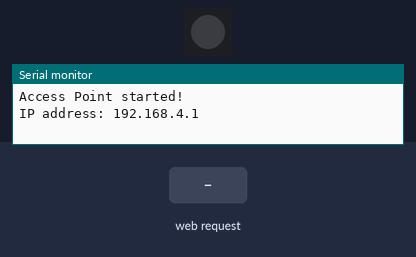
Bench run of a sketch on a simulated ESP32-S3. Parts: 1 RGB LEDs in strip order, left to right, the last lines printed to the serial monitor. The inputs (shaded band) are chosen by the test bench. Dim RGB values are drawn brighter than linear.

Above: at 1.2 s.
1.3 s: HTTP request GET /red received
At 2.2 s:
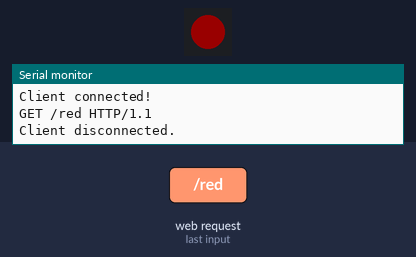
2.8 s: HTTP request GET /green received
At 3.3 s:
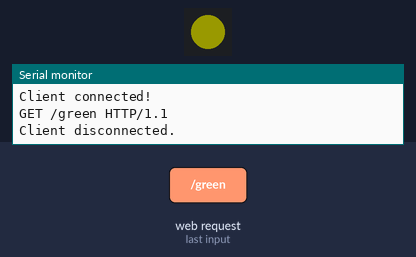
4.3 s: HTTP request GET /off received
At 5.6 s:
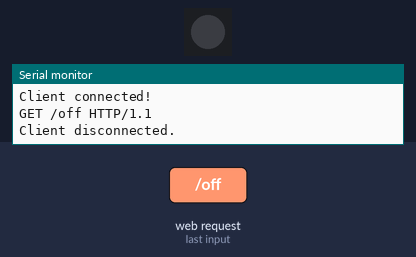
Timing chart, 0 to 7.3 s (numbered marks = the images above; inputs shaded):
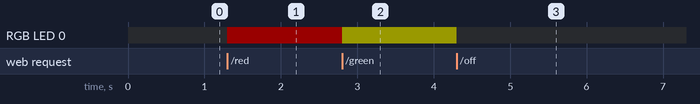

The sketch:

sketch_sep25a.ino
```cpp
#include <WiFi.h>
#include <Adafruit_NeoPixel.h>

// =====================
// Wi-Fi Access Point
// =====================

const char* ssid = "ESP32-Network";
const char* password = "12345678";

WiFiServer server(80);

// =====================
// RGB NeoPixel
// =====================

#define LED_PIN 48
#define LED_COUNT 1

Adafruit_NeoPixel led(
  LED_COUNT,
  LED_PIN,
  NEO_GRB + NEO_KHZ800);

// =====================
// Setup
// =====================

void setup() {

  Serial.begin(115200);

  // =====================
  // LED
  // =====================

  led.begin();
  led.setBrightness(25);
  led.clear();
  led.show();

  // =====================
  // Access Point
  // =====================

  WiFi.softAP(ssid, password);

  Serial.println();
  Serial.println("Access Point started!");

  Serial.print("IP address: ");
  Serial.println(WiFi.softAPIP());

  // =====================
  // Web Server
  // =====================

  server.begin();
}

// =====================
// Loop
// =====================

void loop() {

  WiFiClient client = server.available();

  if (!client) {
    return;
  }

  Serial.println("Client connected!");

  // دریافت HTTP Request
  String request = client.readStringUntil('\r');

  Serial.println(request);

  // =====================
  // RED
  // =====================

  if (request.indexOf("GET /red") >= 0) {

    led.setPixelColor(
      0,
      led.Color(255, 0, 0));

    led.show();
  }

  if (request.indexOf("GET /green") >= 0) {

    led.setPixelColor(
      0,
      led.Color(255, 255, 0));

    led.show();
  }

  // =====================
  // OFF
  // =====================

  if (request.indexOf("GET /off") >= 0) {

    led.clear();
    led.show();
  }

  // =====================
  // Send HTML
  // =====================

  //send that we will send you a web
  client.println("HTTP/1.1 200 OK");
  client.println("Content-Type: text/html");
  client.println("Connection: close");
  client.println();

  client.println("<!DOCTYPE html>");
  client.println("<html>");
  client.println("<head>");
  client.println("<meta name='viewport' content='width=device-width, initial-scale=1'>");
  client.println("<title>ESP32</title>");
  client.println("</head>");

  client.println("<body>");

  client.println("<h1>ESP32-S3 Control</h1>");

  client.println("<a href='/red'>");
  client.println("<button>RED ON</button>");
  client.println("</a>");

  client.println("<br><br>");

  client.println("<a href='/off'>");
  client.println("<button>OFF</button>");
  client.println("</a>");

  client.println("<br><br>");

  client.println("<a href='/green'>");
  client.println("<button>green on</button>");
  client.println("</a>");

  client.println("</body>");
  client.println("</html>");

  delay(10);

  client.stop();

  Serial.println("Client disconnected.");
}
```

Measured:
- after the input at 1.3 s, RGB LED 0: off → RGB(25, 0, 0) at once
- after the input at 2.8 s, RGB LED 0: RGB(25, 0, 0) → RGB(25, 25, 0) at once
- after the input at 4.3 s, RGB LED 0: RGB(25, 25, 0) → off at once
